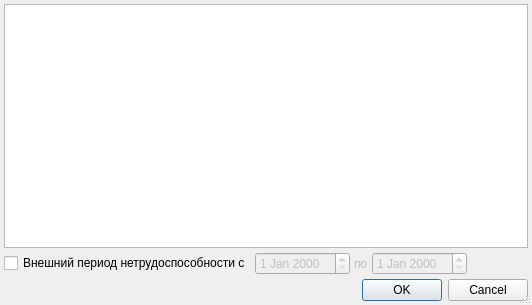
<?xml version="1.0" encoding="UTF-8"?>
<ui version="4.0">
 <class>TempInvalidPredecessorsSelector</class>
 <widget class="QDialog" name="TempInvalidPredecessorsSelector">
  <property name="geometry">
   <rect>
    <x>0</x>
    <y>0</y>
    <width>532</width>
    <height>305</height>
   </rect>
  </property>
  <property name="windowTitle">
   <string>Действующие ЭЛН по данным СФР</string>
  </property>
  <property name="sizeGripEnabled">
   <bool>true</bool>
  </property>
  <layout class="QGridLayout" name="gridLayout">
   <property name="margin">
    <number>4</number>
   </property>
   <property name="spacing">
    <number>4</number>
   </property>
   <item row="1" column="1">
    <widget class="CDateEdit" name="edtBegExternalPeriod">
     <property name="enabled">
      <bool>false</bool>
     </property>
     <property name="focusPolicy">
      <enum>Qt::NoFocus</enum>
     </property>
    </widget>
   </item>
   <item row="1" column="4">
    <spacer name="horizontalSpacer">
     <property name="orientation">
      <enum>Qt::Horizontal</enum>
     </property>
     <property name="sizeHint" stdset="0">
      <size>
       <width>40</width>
       <height>20</height>
      </size>
     </property>
    </spacer>
   </item>
   <item row="0" column="0" colspan="5">
    <widget class="CInDocTableView" name="tblPredecessors"/>
   </item>
   <item row="2" column="0" colspan="5">
    <widget class="QDialogButtonBox" name="buttonBox">
     <property name="orientation">
      <enum>Qt::Horizontal</enum>
     </property>
     <property name="standardButtons">
      <set>QDialogButtonBox::Cancel|QDialogButtonBox::Ok</set>
     </property>
    </widget>
   </item>
   <item row="1" column="0">
    <widget class="QCheckBox" name="chkExternalPeriod">
     <property name="text">
      <string>Внешний период нетрудоспособности с</string>
     </property>
    </widget>
   </item>
   <item row="1" column="3">
    <widget class="CDateEdit" name="edtEndExternalPeriod">
     <property name="enabled">
      <bool>false</bool>
     </property>
     <property name="focusPolicy">
      <enum>Qt::NoFocus</enum>
     </property>
    </widget>
   </item>
   <item row="1" column="2">
    <widget class="QLabel" name="lblEndExternalPeriod">
     <property name="enabled">
      <bool>false</bool>
     </property>
     <property name="text">
      <string>по</string>
     </property>
    </widget>
   </item>
  </layout>
 </widget>
 <customwidgets>
  <customwidget>
   <class>CInDocTableView</class>
   <extends>QTableView</extends>
   <header>library/InDocTable.h</header>
  </customwidget>
  <customwidget>
   <class>CDateEdit</class>
   <extends>QDateEdit</extends>
   <header>library/DateEdit.h</header>
  </customwidget>
 </customwidgets>
 <tabstops>
  <tabstop>tblPredecessors</tabstop>
  <tabstop>chkExternalPeriod</tabstop>
  <tabstop>buttonBox</tabstop>
 </tabstops>
 <resources/>
 <connections>
  <connection>
   <sender>buttonBox</sender>
   <signal>accepted()</signal>
   <receiver>TempInvalidPredecessorsSelector</receiver>
   <slot>accept()</slot>
   <hints>
    <hint type="sourcelabel">
     <x>4</x>
     <y>295</y>
    </hint>
    <hint type="destinationlabel">
     <x>157</x>
     <y>274</y>
    </hint>
   </hints>
  </connection>
  <connection>
   <sender>buttonBox</sender>
   <signal>rejected()</signal>
   <receiver>TempInvalidPredecessorsSelector</receiver>
   <slot>reject()</slot>
   <hints>
    <hint type="sourcelabel">
     <x>30</x>
     <y>295</y>
    </hint>
    <hint type="destinationlabel">
     <x>286</x>
     <y>274</y>
    </hint>
   </hints>
  </connection>
  <connection>
   <sender>chkExternalPeriod</sender>
   <signal>toggled(bool)</signal>
   <receiver>edtBegExternalPeriod</receiver>
   <slot>setEnabled(bool)</slot>
   <hints>
    <hint type="sourcelabel">
     <x>156</x>
     <y>254</y>
    </hint>
    <hint type="destinationlabel">
     <x>274</x>
     <y>262</y>
    </hint>
   </hints>
  </connection>
  <connection>
   <sender>chkExternalPeriod</sender>
   <signal>toggled(bool)</signal>
   <receiver>lblEndExternalPeriod</receiver>
   <slot>setEnabled(bool)</slot>
   <hints>
    <hint type="sourcelabel">
     <x>157</x>
     <y>258</y>
    </hint>
    <hint type="destinationlabel">
     <x>357</x>
     <y>262</y>
    </hint>
   </hints>
  </connection>
  <connection>
   <sender>chkExternalPeriod</sender>
   <signal>toggled(bool)</signal>
   <receiver>edtEndExternalPeriod</receiver>
   <slot>setEnabled(bool)</slot>
   <hints>
    <hint type="sourcelabel">
     <x>116</x>
     <y>261</y>
    </hint>
    <hint type="destinationlabel">
     <x>389</x>
     <y>264</y>
    </hint>
   </hints>
  </connection>
 </connections>
</ui>
